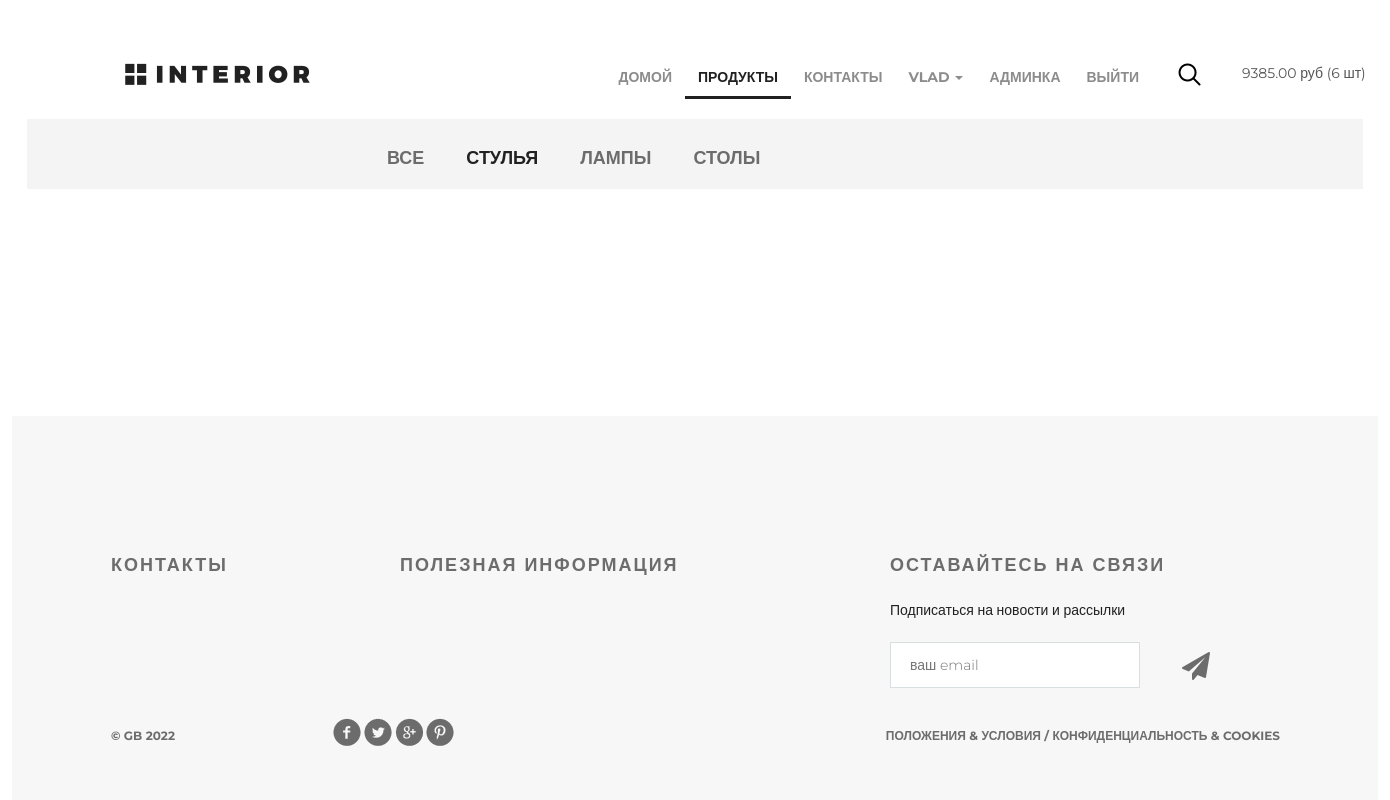
Screenshot of /products/category/29/ (signed in) with the database file from the repository.
### authapp/models.py (models this page shows, shortened)
class ShopUser(AbstractUser):
    age = models.PositiveIntegerField(verbose_name="возраст", default=18)
    city = models.CharField(max_length=64, verbose_name="город", blank=True)
    phone_number = models.CharField(
        max_length=14, verbose_name="номер телефона", blank=True
    )
    avatar = models.ImageField(upload_to="user_avatars", blank=True)
    activation_key = models.CharField(
        verbose_name="ключ активации", max_length=128, null=True
    )
    activation_expiration_date = models.DateTimeField(
        verbose_name="Истечение активации", default=default_key_expiration_date
    )

### cartapp/models.py (models this page shows, shortened)
class Cart(models.Model):
    user = models.ForeignKey(
        settings.AUTH_USER_MODEL, on_delete=models.CASCADE, related_name="cart"
    )
    product = models.ForeignKey(Product, on_delete=models.CASCADE)
    quantity = models.PositiveIntegerField(verbose_name="количество", default=0)
    add_datetime = models.DateTimeField(verbose_name="время", auto_now_add=True)
    objects = CartManager()

### mainapp/models.py (models this page shows, shortened)
class Product(models.Model):
    class Meta:
        ordering = ("-price", "name")
    name = models.CharField(verbose_name="имя", max_length=128, unique=True)
    description = models.TextField(verbose_name="описание", blank=True, null=True)
    category = models.ForeignKey(ProductCategory, on_delete=models.SET_NULL, null=True)
    short_description = models.TextField(
        verbose_name="короткое описание", max_length=64, blank=True
    )
    price = models.DecimalField(
        verbose_name="цена", max_digits=8, decimal_places=2, default=0
    )
    price_with_discount = models.DecimalField(
        verbose_name="цена со скидкой", max_digits=8, decimal_places=2, default=0
    )
    quantity = models.PositiveIntegerField(
        verbose_name="количество товаров на складе", default=0
    )
    image = models.ImageField(upload_to="products_image", blank=True)
    is_active = models.BooleanField(verbose_name="В каталоге", db_index=True, default=True)

class ProductCategory(models.Model):
    name = models.CharField(verbose_name="имя", max_length=64, unique=True, blank=True)
    description = models.TextField(verbose_name="описание", blank=True, null=True)
    is_active = models.BooleanField(verbose_name="активна", db_index=True, default=True)

### mainapp/views.py (the view, shortened to what this page needs)
# urls.py: path("products/", include("mainapp.urls", namespace="products")),
@never_cache
def products(request, pk=None, page=1):
    title = "продукты"
    menu_links = get_links_menu()
    if pk is not None:
        if pk == 0:
            category = {"pk": 0, "name": "все"}
            products = Product.objects.filter(
                is_active=True, category__is_active=True
            ).order_by("price")
        else:
            category = get_object_or_404(ProductCategory, pk=pk)
            products = Product.objects.filter(
                category__pk=pk, is_active=True, category__is_active=True
            ).order_by("price")
        paginator = Paginator(products, 2)
        try:
            products_paginator = paginator.page(page)
        except PageNotAnInteger:
            products_paginator = paginator.page(1)
        except EmptyPage:
            products_paginator = paginator.page(paginator.num_pages)
        content = {
            "title": title,
            "links": menu_links,
            "category": category,
            "products": products_paginator,
        }
        return render(request, "mainapp/products_list.html", context=content)

### cartapp/models.py (called while the page is built)
    @cached_property
    def amount(self):
        return sum(item.quantity for item in self.all())

    @cached_property
    def total_cost(self):
        return sum(item.product.price * item.quantity for item in self.all())

    @cached_property
    def has_items(self):
        return bool(len(self.all()))

### mainapp/context_processors.py (called while the page is built)
def cart(request):
    cart = []
    if request.user.is_authenticated:
        cart = Cart.objects.filter(user=request.user)
    return {
        "cart": cart,
    }

### mainapp/views.py (called while the page is built)
def get_links_menu():
    if settings.LOW_CACHE:
        key = 'links_menu'
        links_menu = cache.get(key)
        if links_menu is None:
            links_menu = ProductCategory.objects.filter(is_active=True)
            cache.set(key, links_menu)
        return links_menu
    else:
        return ProductCategory.objects.filter(is_active=True)

### templates/mainapp/products_list.html (shortened to what this page needs)
{% extends 'mainapp/base.html' %}
{% load static %}
{% block menu %}
  <div class="hero-white">
    <div class="header clearfix">
      {% include 'mainapp/include/inc_menu.html' %}
    </div>
  </div>
{% endblock %}
{% block content %}
  <div class="details">
    <div class="links clearfix">
      {% include 'mainapp/include/inc_categories_menu.html' %}
    </div>
  </div>
  <div class="clr"></div>
{% endblock %}

### templates/mainapp/include/inc_menu.html (shortened to what this page needs)
<div class="header clearfix">
  <a href="{% url 'index' %}" class="logo"></a>
  <ul class="menu">
    <li>
      <a
        href="{% url 'index' %}"
        class="{% if request.resolver_match.url_name == 'main' %}active{% endif %}"
      >
        домой
      </a>
    </li>
    <li>
      <a
        href="{% url 'products:index' %}"
        class="{% if request.resolver_match.namespace == 'products' %}active{% endif %}"
      >
        продукты
      </a>
    </li>
    <li>
      <a
        href="{% url 'contact' %}"
        class="{% if request.resolver_match.url_name == 'contact' %}active{% endif %}"
      >
        контакты
      </a>
    </li>
    {% if user.is_authenticated %}
    <li>
      <div class="dropdown">
        <a class="dropdown-toggle" href="" data-toggle="dropdown">
          {{ user.first_name|default:'Пользователь' }}
          <span class="caret"></span>
        </a>
      </div>
    </li>
    {% endif %} {% if user.is_superuser %}
    <li>
      <a href="{% url 'admin:users' %}">админка</a>
    </li>
    {% endif %}
    <li>
      {% if user.is_authenticated %}
      <a href="{% url 'auth:logout' %}">выйти</a>
      {% else %}
      <a href="{% url 'auth:login' %}">войти</a>
      {% endif %}
    </li>
  </ul>
  <a href="#" class="search"></a>
  <a href="{% url 'cart:view' %}" class="cart">
    <span>
        {% if request.user.cart.has_items %} {{ request.user.cart.total_cost }}
        руб ({{ request.user.cart.amount }} шт)
        {% endif %}
    </span>
  </a>
</div>

### templates/mainapp/include/inc_categories_menu.html
<ul class="links-menu">
  <li>
      <a href="{% url 'products:category' 0 %}" class="{% if request.resolver_match.kwargs.pk == 0 %}active{% endif %}">
          все
      </a>
  </li>
  {% for link in links %}
      <li>
          <a href="{% url 'products:category' link.pk %}" class="{% if request.resolver_match.kwargs.pk|add:'0' == link.pk %}active{% endif %}">
              {{ link.name }}
          </a>
      </li>
  {% endfor %}
</ul>

### static/css/style.css (style rules this page uses)
* { margin: 0; padding: 0; }
body { font-family: 'Montserrat', sans-serif; }
html, body { height: 100%; }
.clr { height: 384px; }
.logo { background-image: url(/static/img/logo.png); margin-top: 63px; width: 185px; height: 22px; float: left; }
.menu { list-style-type: none; margin-top: 67px; float: right; }
.menu li { float: left; }
.menu a { color: #8c8c8c; font-size: 14px; font-weight: 700; text-align: right; text-transform: uppercase; text-decoration: none; padding: 10px 13px; }
.menu .active { color: #212121; font-weight: 700; border-bottom: 3px solid #212121; }
.search { display: block; width: 23px; height: 23px; background-image: url(/static/img/search.png); position: absolute; top: 63px; left: 1151px; }
.cart { display: block; width: 23px; height: 23px; background-image: url(/static/img/cart.png); position: absolute; top: 63px; left: 1185px; text-decoration: none; color: #555; }
.cart span { display: block; margin-left: 30px; width: 150px; }
.clearfix:after { content: ""; display: block; clear: both; }
.hero-white { background-color: #fff; height: 119px; padding-left: 98px; padding-right: 211px; position: relative; }
.links { height: 70px; background-color: #f4f4f4; position: relative; padding-left: 360px; }
.links-menu { margin: 27px auto 0px; position: absolute; }
.links-menu li { float: left; list-style-type: none; padding-right: 42px; }
.links-menu li a { text-decoration: none; color: #6c6c6c; font-size: 18px; font-weight: 700; text-transform: uppercase; }
.links-menu .active { color: #212121; font-size: 18px; font-weight: 700; }

### rows the page displays
ShopUser: first_name "VLAD", user.cart.total_cost "9385.00", user.cart.amount "6"
ProductCategory: name "СТУЛЬЯ"
ProductCategory: name "ЛАМПЫ"
ProductCategory: name "СТОЛЫ"
